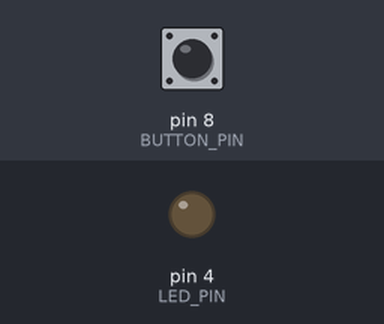
Bench run of a sketch on a simulated Arduino Uno, built with avr-gcc and run on an emulated ATmega328P. Shown: output pins drawn as LEDs (lit = HIGH). The test bench sets the inputs (shaded band); at power-on: pin 8 (BUTTON_PIN) HIGH.

Above: at 1.2 s.
1.3 s: pin 8 (BUTTON_PIN) pulled LOW for 0.15 s
At 1.8 s:
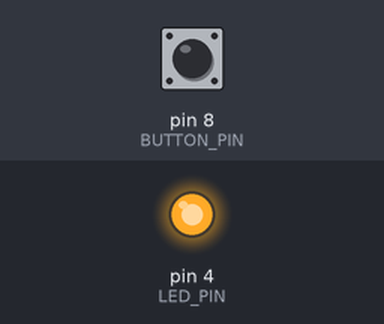
2.9 s: pin 8 (BUTTON_PIN) pulled LOW for 1 s
At 4.3 s:
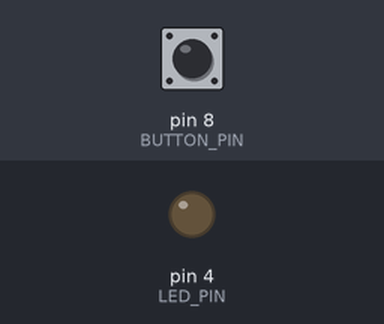
5.4 s: pin 8 (BUTTON_PIN) pulled LOW for 3.2 s
At 6.2 s:
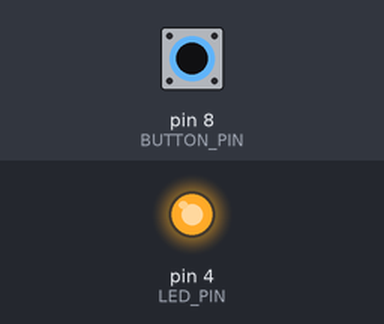
Timing chart, 0 to 8.4 s (numbered marks = the images above; inputs shaded):
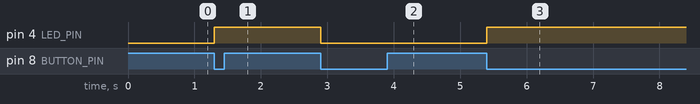

The sketch:

led_button_push.ino
```cpp
#define LED_PIN 4
#define BUTTON_PIN 8

byte lastButtonState;
byte ledState = LOW;

void setup() {
  // set the digital pin as output:
  pinMode(LED_PIN, OUTPUT);
  pinMode(BUTTON_PIN, INPUT_PULLUP);
  lastButtonState = digitalRead(BUTTON_PIN);
}

void loop(){
    byte buttonState = digitalRead(BUTTON_PIN);
    if (buttonState == LOW && lastButtonState == HIGH) {
        ledState = !ledState;
        digitalWrite(LED_PIN, ledState);
    }
    lastButtonState = buttonState;
    delay(100);
}
```

Measured:
- after the input at 1.3 s, pin 4 (LED_PIN): LOW → HIGH at once
- after the input at 2.9 s, pin 4 (LED_PIN): HIGH → LOW at once
- after the input at 5.4 s, pin 4 (LED_PIN): LOW → HIGH at once
